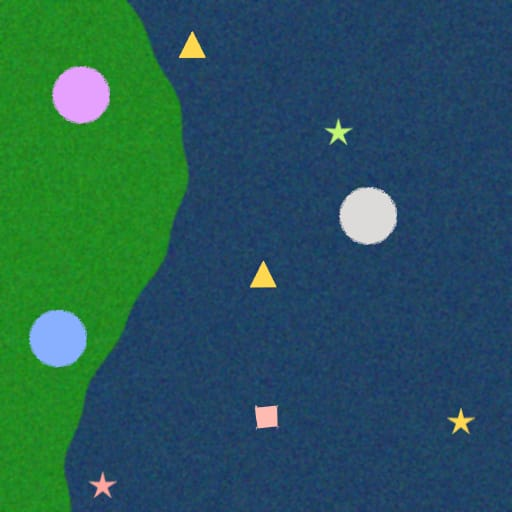
#> input picture dataset/datasetimage1.jpeg, 512 x 512 px, found by its file name
$ python allocation.py
#> lines starting #> are read from the running program, lines starting #| are printed output that depends on the picture; after the words box and inside, x2 and y2 are one past the last pixel; in counts of white or black regions, pixels touching at a corner belong together
### masking.py
import cv2
import numpy as np
import os

path = r'C:\Users\scorp\OneDrive\cv based rescue mission\dataset\datasetimage1.jpeg'

img = cv2.imread(path)
#> img is the input picture: shape (512, 512, 3); mean B, G, R 88.5, 88.6, 39.5

if img is None:
    print("Error: Could not find or open the image at the specified path.")
else:

    blurred = cv2.GaussianBlur(img, (5, 5), 0)


    hsv = cv2.cvtColor(blurred, cv2.COLOR_BGR2HSV)
#> hsv: shape (512, 512, 3); mean H, S, V 93.3, 173, 114.5

    lower_blue = np.array([90, 50, 50])
    upper_blue = np.array([130, 255, 255])
    ocean_mask = cv2.inRange(hsv, lower_blue, upper_blue)
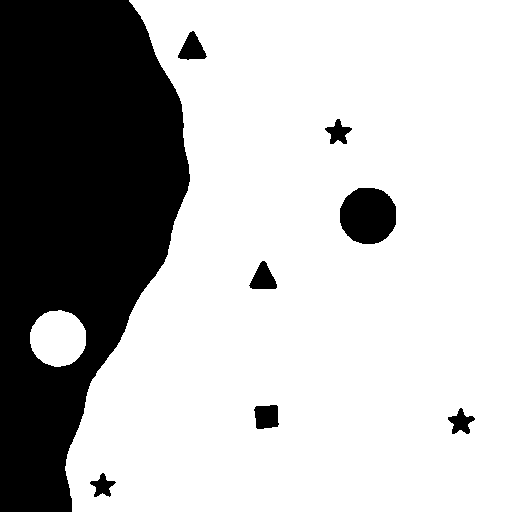
#> ocean_mask: shape (512, 512); 72.4% white; 8 black regions, largest, box (x1, y1, x2, y2) and area: (0, 0, 190, 512) 67366, (340, 188, 396, 244) 2549, (254, 405, 279, 429) 507

    lower_land = np.array([35, 40, 40])
    upper_land = np.array([85, 255, 255])
    land_mask = cv2.inRange(hsv, lower_land, upper_land)
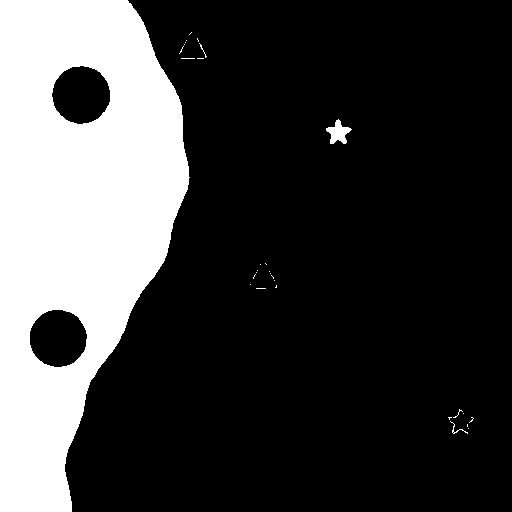
#> land_mask: shape (512, 512); 24.8% white; 30 white regions (27 under 20 px), largest, box (x1, y1, x2, y2) and area: (0, 0, 190, 512) 64557, (326, 119, 352, 144) 331, (450, 421, 468, 434) 37


    segmented_output = img.copy()


    segmented_output[land_mask > 0] = [0, 255, 255]
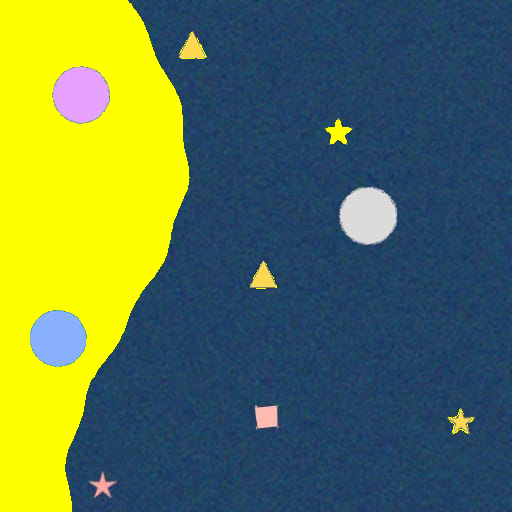
#> segmented_output: shape (512, 512, 3); mean B, G, R 79.6, 117.7, 94.1
    segmented_output[ocean_mask > 0] = [255, 0, 0]
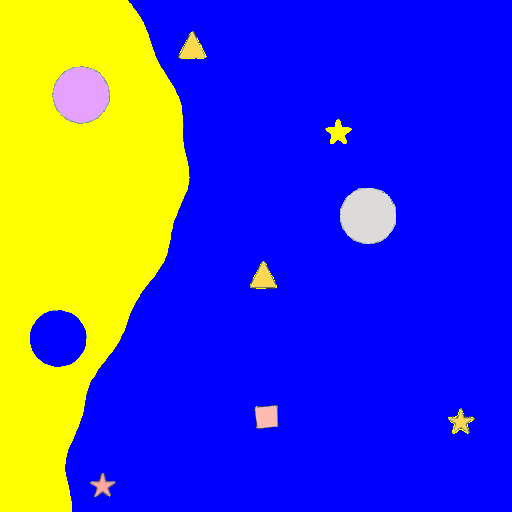
#> segmented_output: shape (512, 512, 3); mean B, G, R 190.1, 68.4, 69.2


    cv2.imshow('Original Image', img)
    cv2.imshow('Ocean Mask', ocean_mask)
    cv2.imshow('Land Mask', land_mask)
    cv2.imshow('Segmented Output', segmented_output)


    cv2.imwrite('segmented_result.png', segmented_output)

    print("Image shape:", img.shape)
#| Image shape: (512, 512, 3)
    print("Masking complete. Segmented image saved.")

    cv2.waitKey(0)
    cv2.destroyAllWindows()


    output_dir = 'masked'

if not os.path.exists(output_dir):
    os.makedirs(output_dir)
    print(f"Created directory: {output_dir}")


ocean_filename = os.path.join(output_dir, 'mask_ocean.png')
land_filename = os.path.join(output_dir, 'mask_land.png')
overlay_filename = os.path.join(output_dir, 'segmented_overlay.png')


cv2.imwrite(ocean_filename, ocean_mask)
cv2.imwrite(land_filename, land_mask)
cv2.imwrite(overlay_filename, segmented_output)


print(f"Successfully stored masks in: {output_dir}")

### allocation.py
import cv2
import numpy as np
import os
import masking


CAMP_CAPS = {'blue': 4, 'pink': 3, 'grey': 2}
SHAPE_SCORES = {'Star': 3, 'Triangle': 2, 'Square': 1}
MED_SCORES = {'Severe': 3, 'Mild': 2, 'Safe': 1}

def process_rescue_mission(image_path):
    img = cv2.imread(image_path)
    if img is None: return None


    hsv = cv2.cvtColor(cv2.GaussianBlur(img, (5,5), 0), cv2.COLOR_BGR2HSV)


    ocean_mask = cv2.inRange(hsv, np.array([90, 50, 50]), np.array([130, 255, 255]))
    land_mask = cv2.inRange(hsv, np.array([35, 40, 40]), np.array([85, 255, 255]))

    segmented_img = img.copy()
    segmented_img[ocean_mask > 0] = [255, 0, 0]
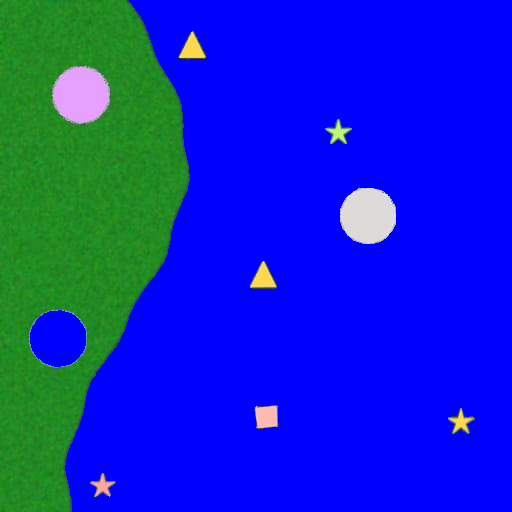
#> segmented_img: shape (512, 512, 3); mean B, G, R 198.9, 39.3, 14.6
    segmented_img[land_mask > 0] = [0, 255, 255]


    gray = cv2.cvtColor(img, cv2.COLOR_BGR2GRAY)
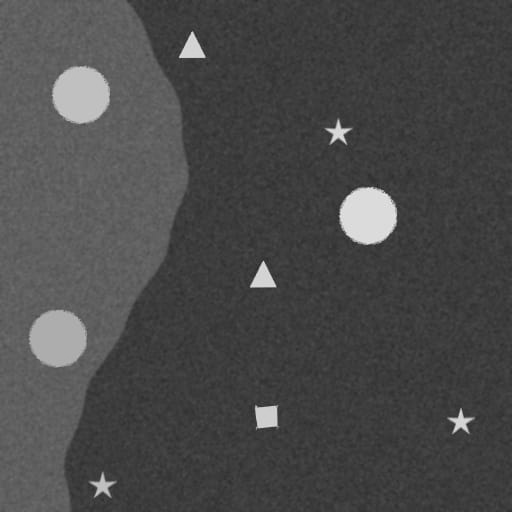
#> gray: shape (512, 512); min 35, max 237, mean 73.9
    _, thresh = cv2.threshold(gray, 200, 255, cv2.THRESH_BINARY_INV)
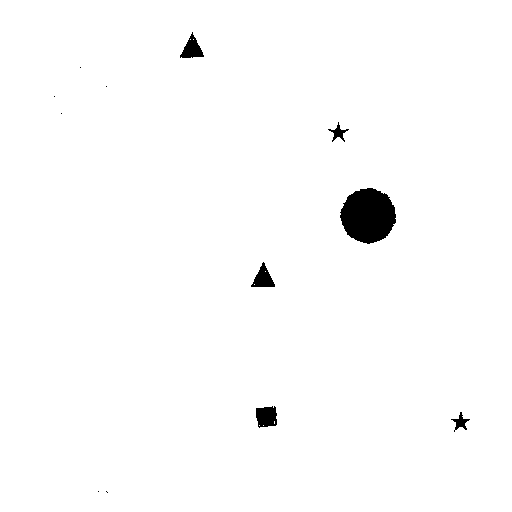
#> thresh: shape (512, 512); 98.6% white; 12 black regions (6 under 20 px)
    contours, _ = cv2.findContours(thresh, cv2.RETR_TREE, cv2.CHAIN_APPROX_SIMPLE)
#> contours = 22 contours, 15 with area under 20; largest, box (x1, y1, x2, y2) and area: (0, 0, 512, 512) 261121, (339, 187, 397, 245) 2439, (255, 405, 278, 429) 418, (179, 31, 205, 59) 357, (250, 261, 276, 288) 356, (327, 121, 350, 143) 168, (450, 411, 471, 431) 165

    casualties = []
    camps_pos = {'pink': None, 'blue': None, 'grey': None}

    for cnt in contours:
        approx = cv2.approxPolyDP(cnt, 0.04 * cv2.arcLength(cnt, True), True)
        M = cv2.moments(cnt)
        if M["m00"] == 0: continue
        cx, cy = int(M["m10"] / M["m00"]), int(M["m01"] / M["m00"])


        if len(approx) > 8:
            color = img[cy, cx]
            if color[2] > 200 and color[1] < 200: camps_pos['pink'] = (cx, cy)
            elif color[0] > 200: camps_pos['blue'] = (cx, cy)
            elif sum(color)/3 > 150: camps_pos['grey'] = (cx, cy)
            continue


        shape = None
        if len(approx) == 3: shape = 'Triangle'
        elif len(approx) == 4: shape = 'Square'
        elif len(approx) > 4: shape = 'Star'

        if shape:
            center_color = img[cy, cx]
            med = 'Safe'
            if center_color[2] > 200: med = 'Severe'
            elif center_color[1] > 200 and center_color[2] > 200: med = 'Mild'

            casualties.append({
                'pos': (cx, cy),
                'details': [shape, med],
                'priority': SHAPE_SCORES[shape] * MED_SCORES[med], #
                'med_val': MED_SCORES[med]
            })
#> this loop made 22 passes
#> (approx, cx, cy, shape, center_color, med) on passes 1, 2, 3, 4, 7, 11, 16: ([[0, 0], [0, 511], [511, 511], [511, 0]], 255, 255, 'Square', [91, 61, 26], 'Safe'), ([[106, 492], [107, 491], [108, 492], [107, 493]], 107, 492, 'Square', [180, 182, 246], 'Severe'), ([[105, 491], [106, 490], [107, 491], [106, 492]], 106, 491, 'Square', [174, 179, 255], 'Severe'), ([[97, 491], [98, 490], [99, 491], [98, 492]], 98, 491, 'Square', [181, 184, 255], 'Severe'), ([[274, 405], [277, 424], [259, 428], [255, 408]], 266, 416, 'Square', [174, 186, 255], 'Severe'), ([[263, 261], [275, 286], [251, 287]], 262, 278, 'Triangle', [77, 215, 255], 'Severe'), ([[60, 113], [61, 112], [62, 113], [61, 114]], 61, 113, 'Square', [248, 185, 225], 'Severe')
#> (cx, cy, shape, center_color, med) on passes 5, 14: (454, 430, 'Star', [130, 212, 224], 'Severe'), (367, 215, 'Star', [217, 219, 220], 'Severe')
#> after the loop, camps_pos = 3 items; casualties = 13 items


    casualties.sort(key=lambda x: (x['priority'], x['med_val']), reverse=True)

    allocation = {'blue': [], 'pink': [], 'grey': []}
    for c in casualties:
        best_camp = None
        min_dist = float('inf')
        for color, pos in camps_pos.items():
            if pos and len(allocation[color]) < CAMP_CAPS[color]:
                dist = np.sqrt((c['pos'][0]-pos[0])**2 + (c['pos'][1]-pos[1])**2)
                if dist < min_dist:
                    min_dist = dist
                    best_camp = color
        if best_camp: allocation[best_camp].append(c)
#> this loop made 13 passes

    return segmented_img, allocation, len(casualties)


input_folder, output_folder = r'C:\Users\scorp\OneDrive\cv based rescue mission\dataset',  r'C:\Users\scorp\OneDrive\cv based rescue mission\masked'
if not os.path.exists(output_folder): os.makedirs(output_folder)

image_ratios = []
for img_name in sorted(os.listdir(input_folder)):
    path = os.path.join(input_folder, img_name)
    res = process_rescue_mission(path)
    if not res: continue

    seg_img, alloc, total_count = res
#> alloc = 3 items; total_count = 13
    cv2.imwrite(os.path.join(output_folder, 'seg_' + img_name), seg_img)


    blue_p = sum(c['priority'] for c in alloc['blue'])
#> blue_p = 0
    pink_p = sum(c['priority'] for c in alloc['pink'])
#> pink_p = 0
    grey_p = sum(c['priority'] for c in alloc['grey'])
#> grey_p = 18
    pr = (blue_p + pink_p + grey_p) / total_count if total_count > 0 else 0
#> pr = 1.38
    image_ratios.append((img_name, pr))


    details = [ [c['details'] for c in alloc['blue']],
                [c['details'] for c in alloc['pink']],
                [c['details'] for c in alloc['grey']] ]
#> details = [[], [], [['Star', 'Severe'], ['Star', 'Severe']]]

    print(f"{img_name} Details: {details}")
#| datasetimage1.jpeg Details: [[], [], [['Star', 'Severe'], ['Star', 'Severe']]]
    print(f"Camp Priorities: {[blue_p, pink_p, grey_p]}, Avg Pr: {pr:.3f}\n")
#| Camp Priorities: [0, 0, 18], Avg Pr: 1.385
#> pass 2 of the loop `for img_name in sorted(os.listdir(input_folder)):`:
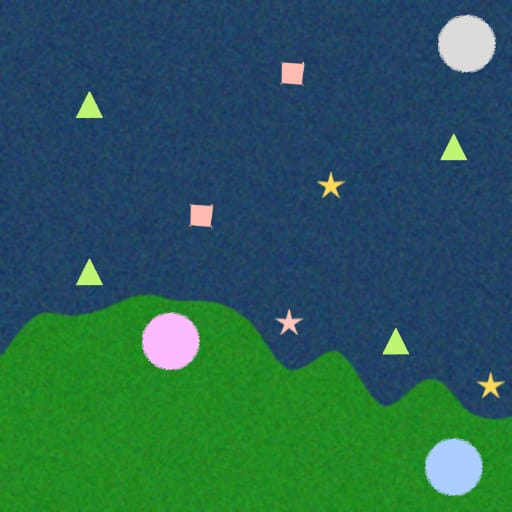
#> input picture dataset/datasetimage10.jpeg, 512 x 512 px, found by its file name
#> in process_rescue_mission, img is the input picture: shape (512, 512, 3); mean B, G, R 84.9, 94.1, 40.8
#> in process_rescue_mission (call 2), `ocean_mask = cv2.inRange(hsv, np.array([90, 50, 50]), np.array([130, 2..`:
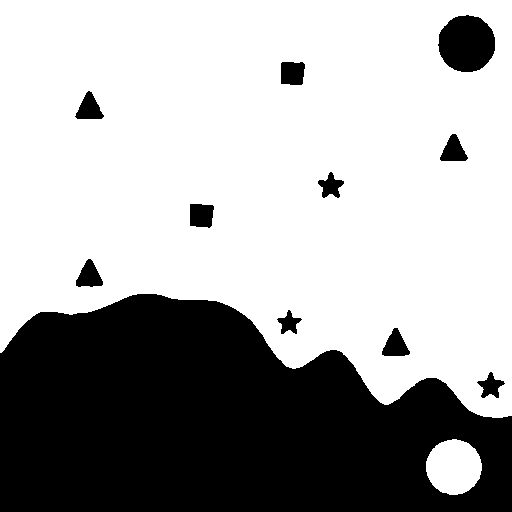
#> ocean_mask: shape (512, 512); 65.9% white; 11 black regions, largest, box (x1, y1, x2, y2) and area: (0, 294, 512, 512) 82992, (438, 15, 495, 72) 2544, (281, 62, 305, 85) 508
#> in process_rescue_mission (call 2), `_, thresh = cv2.threshold(gray, 200, 255, cv2.THRESH_BINARY_INV)`:
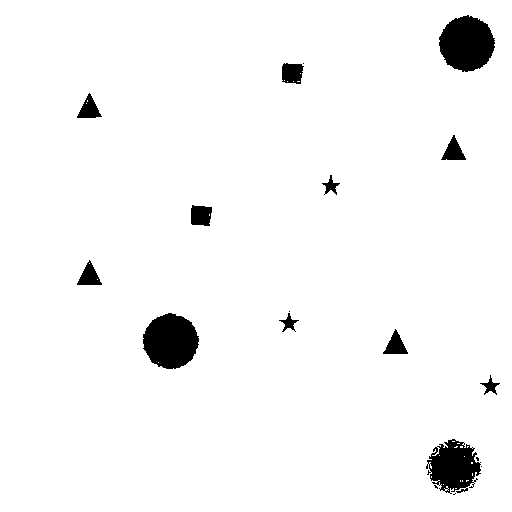
#> thresh: shape (512, 512); 96.5% white; 18 black regions (6 under 20 px)
#> contours = 62 contours, 48 with area under 20; largest, box (x1, y1, x2, y2) and area: (0, 0, 512, 512) 261121, (438, 14, 496, 73) 2461, (142, 312, 200, 370) 2453, (426, 438, 482, 494) 2069, (281, 62, 305, 85) 422
#> the loop in process_rescue_mission (call 2), `for cnt in contours:` made 62 passes
#> (cnt, approx, cx, cy, shape, center_color, med) on pass 32: ([[467, 446], [467, 447], [468, 446]], [[468, 446], [467, 446], [467, 447]], 467, 446, 'Triangle', [254, 199, 168], 'Safe')
#> after the loop in process_rescue_mission (call 2), `for cnt in contours:`: casualties = 38 items
#> the loop in process_rescue_mission (call 2), `for c in casualties:` made 38 passes
#> total_count = 38
#> pink_p = 15
#> grey_p = 12
#> pr = 0.711
#> details = [[], [['Star', 'Severe'], ['Square', 'Severe'], ['Square', 'Severe']], [['Star', 'Severe'], ['Square', 'Severe']]]
#| datasetimage10.jpeg Details: [[], [['Star', 'Severe'], ['Square', 'Severe'], ['Square', 'Severe']], [['Star', 'Severe'], ['Square', 'Severe']]]
#| Camp Priorities: [0, 15, 12], Avg Pr: 0.711
#> pass 3 of the loop `for img_name in sorted(os.listdir(input_folder)):`:
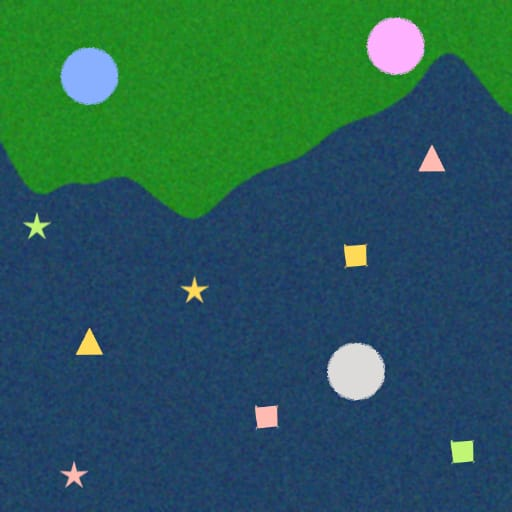
#> input picture dataset/datasetimage2.jpeg, 512 x 512 px, found by its file name
#> in process_rescue_mission, img is the input picture: shape (512, 512, 3); mean B, G, R 86.7, 91.5, 40.4
#> in process_rescue_mission (call 3), `ocean_mask = cv2.inRange(hsv, np.array([90, 50, 50]), np.array([130, 2..`:
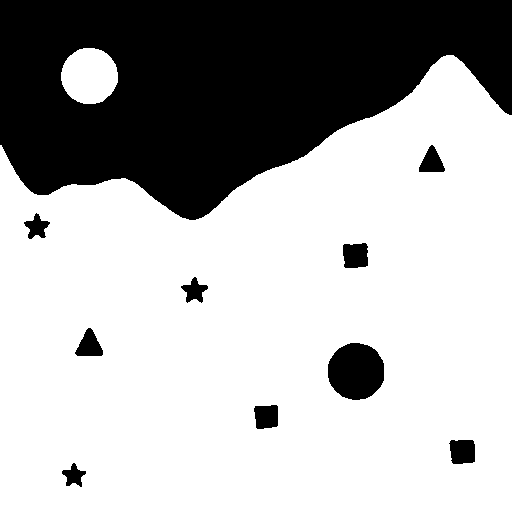
#> ocean_mask: shape (512, 512); 68.8% white; 10 black regions, largest, box (x1, y1, x2, y2) and area: (0, 0, 512, 220) 75591, (328, 343, 384, 400) 2542, (343, 243, 368, 268) 564
#> in process_rescue_mission (call 3), `_, thresh = cv2.threshold(gray, 200, 255, cv2.THRESH_BINARY_INV)`:
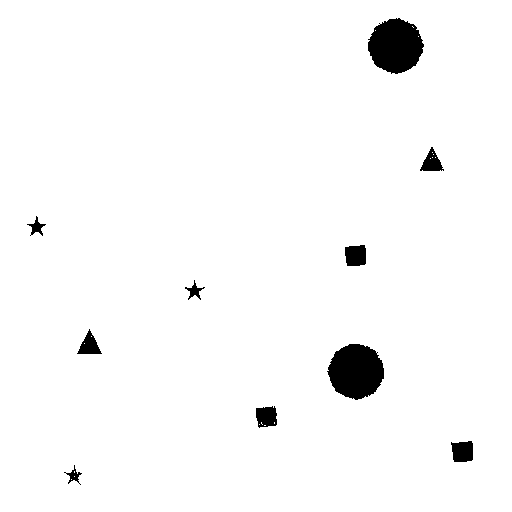
#> thresh: shape (512, 512); 97.4% white; 10 black regions
#> contours = 34 contours, 23 with area under 20; largest, box (x1, y1, x2, y2) and area: (0, 0, 512, 512) 261121, (326, 343, 385, 401) 2464, (367, 17, 425, 75) 2400, (450, 440, 474, 463) 438, (344, 244, 367, 267) 436
#> the loop in process_rescue_mission (call 3), `for cnt in contours:` made 34 passes
#> (approx, cx, cy, shape, center_color, med) on passes 1, 2, 3, 9: ([[0, 0], [0, 511], [511, 511], [511, 0]], 255, 255, 'Square', [91, 57, 28], 'Safe'), ([[79, 484], [80, 483], [81, 484], [80, 485]], 80, 484, 'Square', [210, 192, 215], 'Severe'), ([[78, 483], [79, 482], [80, 483], [79, 484]], 79, 483, 'Square', [207, 202, 229], 'Severe'), ([[471, 440], [473, 459], [454, 462], [450, 442]], 462, 451, 'Square', [118, 245, 193], 'Safe')
#> after the loop in process_rescue_mission (call 3), `for cnt in contours:`: casualties = 15 items
#> the loop in process_rescue_mission (call 3), `for c in casualties:` made 15 passes
#> total_count = 15
#> pink_p = 0
#> grey_p = 18
#> pr = 1.2
#> details = [[], [], [['Star', 'Severe'], ['Star', 'Severe']]]
#| datasetimage2.jpeg Details: [[], [], [['Star', 'Severe'], ['Star', 'Severe']]]
#| Camp Priorities: [0, 0, 18], Avg Pr: 1.200


image_ratios.sort(key=lambda x: x[1], reverse=True)
print("Images by Rescue Ratio (Descending):", [x[0] for x in image_ratios])
#| Images by Rescue Ratio (Descending): ['datasetimage1.jpeg', 'datasetimage2.jpeg', 'datasetimage10.jpeg']

# [41 lines left out: function generate_final_outputs, not called in this run]
